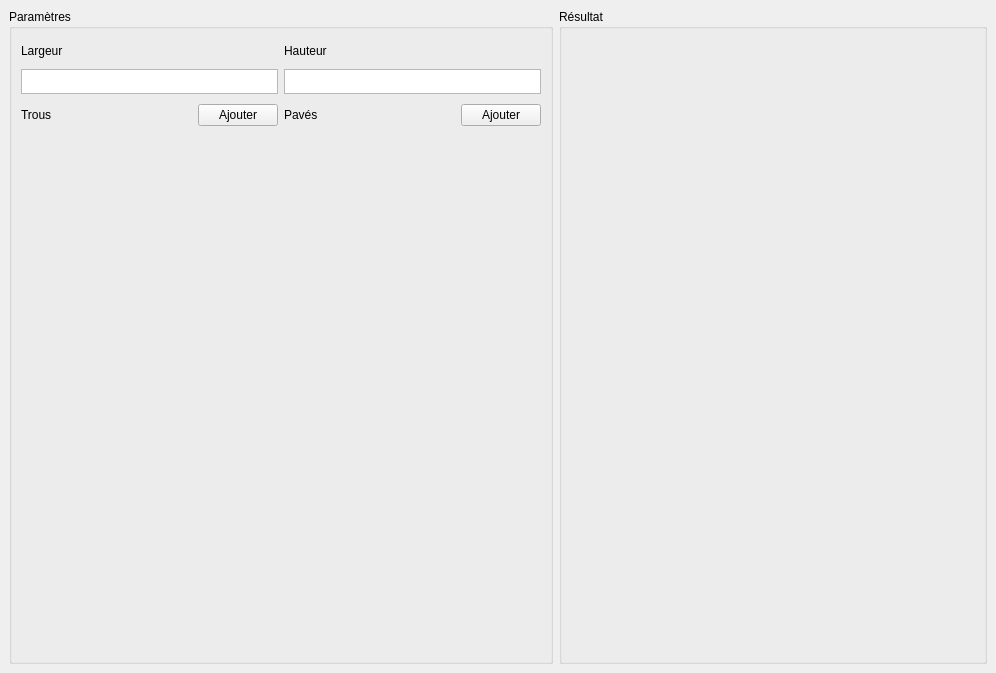
<?xml version="1.0" encoding="UTF-8"?>
<ui version="4.0">
 <class>MainWindow</class>
 <widget class="QMainWindow" name="MainWindow">
  <property name="geometry">
   <rect>
    <x>0</x>
    <y>0</y>
    <width>996</width>
    <height>673</height>
   </rect>
  </property>
  <property name="sizePolicy">
   <sizepolicy hsizetype="Preferred" vsizetype="Preferred">
    <horstretch>0</horstretch>
    <verstretch>0</verstretch>
   </sizepolicy>
  </property>
  <property name="windowTitle">
   <string>Pavage</string>
  </property>
  <widget class="QWidget" name="centralwidget">
   <layout class="QHBoxLayout" name="horizontalLayout">
    <item>
     <widget class="QGroupBox" name="gbParams">
      <property name="sizePolicy">
       <sizepolicy hsizetype="Fixed" vsizetype="Preferred">
        <horstretch>0</horstretch>
        <verstretch>0</verstretch>
       </sizepolicy>
      </property>
      <property name="title">
       <string>Paramètres</string>
      </property>
      <layout class="QGridLayout" name="gridLayout">
       <item row="1" column="1">
        <widget class="QTextEdit" name="txtHauteur">
         <property name="sizePolicy">
          <sizepolicy hsizetype="Expanding" vsizetype="Fixed">
           <horstretch>0</horstretch>
           <verstretch>0</verstretch>
          </sizepolicy>
         </property>
         <property name="minimumSize">
          <size>
           <width>0</width>
           <height>25</height>
          </size>
         </property>
         <property name="maximumSize">
          <size>
           <width>16777215</width>
           <height>25</height>
          </size>
         </property>
        </widget>
       </item>
       <item row="0" column="0">
        <widget class="QLabel" name="label">
         <property name="sizePolicy">
          <sizepolicy hsizetype="Preferred" vsizetype="Fixed">
           <horstretch>0</horstretch>
           <verstretch>0</verstretch>
          </sizepolicy>
         </property>
         <property name="minimumSize">
          <size>
           <width>0</width>
           <height>25</height>
          </size>
         </property>
         <property name="text">
          <string>Largeur</string>
         </property>
        </widget>
       </item>
       <item row="2" column="0">
        <widget class="QWidget" name="widget" native="true">
         <property name="sizePolicy">
          <sizepolicy hsizetype="Expanding" vsizetype="Fixed">
           <horstretch>0</horstretch>
           <verstretch>0</verstretch>
          </sizepolicy>
         </property>
         <property name="minimumSize">
          <size>
           <width>0</width>
           <height>30</height>
          </size>
         </property>
         <property name="layoutDirection">
          <enum>Qt::LeftToRight</enum>
         </property>
         <layout class="QHBoxLayout" name="horizontalLayout_2" stretch="0,0,0">
          <property name="spacing">
           <number>0</number>
          </property>
          <property name="leftMargin">
           <number>0</number>
          </property>
          <property name="topMargin">
           <number>0</number>
          </property>
          <property name="rightMargin">
           <number>0</number>
          </property>
          <property name="bottomMargin">
           <number>0</number>
          </property>
          <item>
           <widget class="QLabel" name="label_3">
            <property name="text">
             <string>Trous</string>
            </property>
           </widget>
          </item>
          <item>
           <spacer name="horizontalSpacer_3">
            <property name="orientation">
             <enum>Qt::Horizontal</enum>
            </property>
            <property name="sizeHint" stdset="0">
             <size>
              <width>40</width>
              <height>20</height>
             </size>
            </property>
           </spacer>
          </item>
          <item>
           <widget class="QPushButton" name="pbAddTrou">
            <property name="text">
             <string>Ajouter</string>
            </property>
           </widget>
          </item>
         </layout>
        </widget>
       </item>
       <item row="2" column="1">
        <widget class="QWidget" name="widget_2" native="true">
         <property name="sizePolicy">
          <sizepolicy hsizetype="Expanding" vsizetype="Fixed">
           <horstretch>0</horstretch>
           <verstretch>0</verstretch>
          </sizepolicy>
         </property>
         <property name="minimumSize">
          <size>
           <width>0</width>
           <height>30</height>
          </size>
         </property>
         <layout class="QHBoxLayout" name="horizontalLayout_3">
          <property name="spacing">
           <number>0</number>
          </property>
          <property name="leftMargin">
           <number>0</number>
          </property>
          <property name="topMargin">
           <number>0</number>
          </property>
          <property name="rightMargin">
           <number>0</number>
          </property>
          <property name="bottomMargin">
           <number>0</number>
          </property>
          <item>
           <widget class="QLabel" name="label_4">
            <property name="text">
             <string>Pavés</string>
            </property>
           </widget>
          </item>
          <item>
           <spacer name="horizontalSpacer_2">
            <property name="orientation">
             <enum>Qt::Horizontal</enum>
            </property>
            <property name="sizeHint" stdset="0">
             <size>
              <width>40</width>
              <height>20</height>
             </size>
            </property>
           </spacer>
          </item>
          <item>
           <widget class="QPushButton" name="pbAddPave">
            <property name="text">
             <string>Ajouter</string>
            </property>
           </widget>
          </item>
         </layout>
        </widget>
       </item>
       <item row="1" column="0">
        <widget class="QTextEdit" name="txtLargeur">
         <property name="sizePolicy">
          <sizepolicy hsizetype="Expanding" vsizetype="Fixed">
           <horstretch>0</horstretch>
           <verstretch>0</verstretch>
          </sizepolicy>
         </property>
         <property name="minimumSize">
          <size>
           <width>0</width>
           <height>25</height>
          </size>
         </property>
         <property name="maximumSize">
          <size>
           <width>16777215</width>
           <height>25</height>
          </size>
         </property>
        </widget>
       </item>
       <item row="0" column="1">
        <widget class="QLabel" name="label_2">
         <property name="minimumSize">
          <size>
           <width>0</width>
           <height>25</height>
          </size>
         </property>
         <property name="text">
          <string>Hauteur</string>
         </property>
        </widget>
       </item>
       <item row="3" column="0">
        <widget class="QWidget" name="widgetTrous" native="true">
         <property name="sizePolicy">
          <sizepolicy hsizetype="Fixed" vsizetype="Preferred">
           <horstretch>0</horstretch>
           <verstretch>0</verstretch>
          </sizepolicy>
         </property>
         <property name="minimumSize">
          <size>
           <width>257</width>
           <height>0</height>
          </size>
         </property>
         <property name="maximumSize">
          <size>
           <width>257</width>
           <height>16777215</height>
          </size>
         </property>
         <layout class="QVBoxLayout" name="verticalLayout">
          <property name="leftMargin">
           <number>0</number>
          </property>
          <property name="topMargin">
           <number>0</number>
          </property>
          <property name="rightMargin">
           <number>0</number>
          </property>
          <property name="bottomMargin">
           <number>0</number>
          </property>
          <item>
           <spacer name="verticalSpacer">
            <property name="orientation">
             <enum>Qt::Vertical</enum>
            </property>
            <property name="sizeHint" stdset="0">
             <size>
              <width>20</width>
              <height>513</height>
             </size>
            </property>
           </spacer>
          </item>
         </layout>
        </widget>
       </item>
       <item row="3" column="1">
        <widget class="QWidget" name="widgetPaves" native="true">
         <property name="sizePolicy">
          <sizepolicy hsizetype="Fixed" vsizetype="Preferred">
           <horstretch>0</horstretch>
           <verstretch>0</verstretch>
          </sizepolicy>
         </property>
         <property name="minimumSize">
          <size>
           <width>257</width>
           <height>0</height>
          </size>
         </property>
         <property name="maximumSize">
          <size>
           <width>257</width>
           <height>16777215</height>
          </size>
         </property>
         <layout class="QVBoxLayout" name="verticalLayout_2">
          <property name="leftMargin">
           <number>0</number>
          </property>
          <property name="topMargin">
           <number>0</number>
          </property>
          <property name="rightMargin">
           <number>0</number>
          </property>
          <property name="bottomMargin">
           <number>0</number>
          </property>
          <item>
           <spacer name="verticalSpacer_2">
            <property name="orientation">
             <enum>Qt::Vertical</enum>
            </property>
            <property name="sizeHint" stdset="0">
             <size>
              <width>20</width>
              <height>513</height>
             </size>
            </property>
           </spacer>
          </item>
         </layout>
        </widget>
       </item>
      </layout>
     </widget>
    </item>
    <item>
     <widget class="QGroupBox" name="gbResultat">
      <property name="sizePolicy">
       <sizepolicy hsizetype="Expanding" vsizetype="Preferred">
        <horstretch>0</horstretch>
        <verstretch>0</verstretch>
       </sizepolicy>
      </property>
      <property name="title">
       <string>Résultat</string>
      </property>
     </widget>
    </item>
   </layout>
  </widget>
 </widget>
 <resources/>
 <connections/>
</ui>
